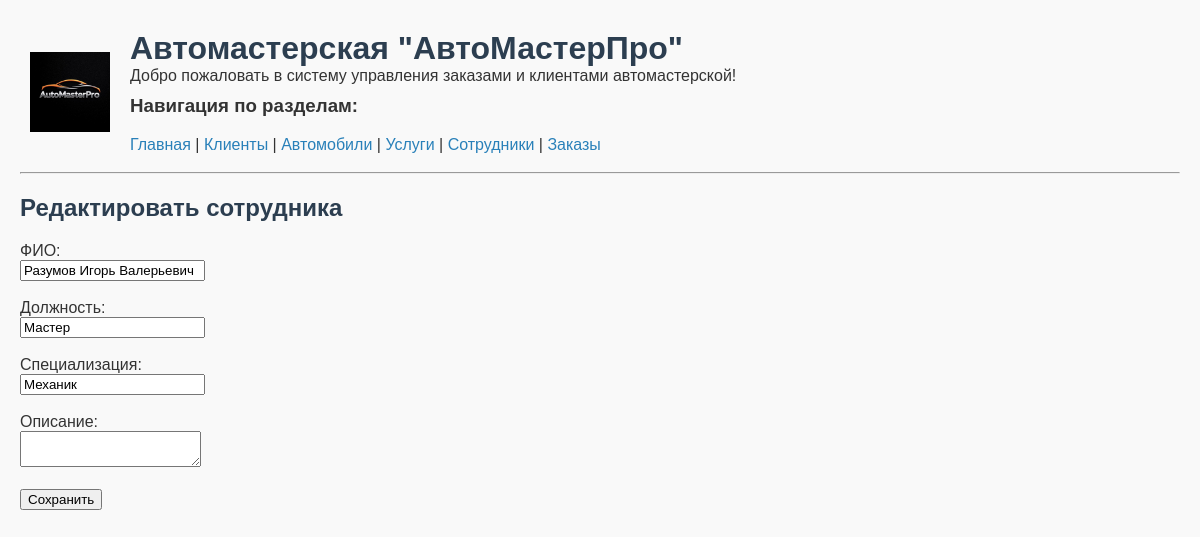
Screenshot of /edit_employee/1 with the database file from the repository.
### models.py (models this page shows)
class Employee(db.Model):
    id = db.Column(db.Integer, primary_key=True)
    name = db.Column(db.String(100), nullable=False)  # ФИО сотрудника
    position = db.Column(db.String(100))  # Должность
    specialization = db.Column(db.String(100))  # Специализация
    description = db.Column(db.String(1000))  # Доп. информация

### routes.py (the view, shortened to what this page needs)
    @app.route('/edit_employee/<int:id>', methods=['GET', 'POST'])
    def edit_employee(id):
        employee = Employee.query.get_or_404(id)
        return render_template('edit_employee.html', employee=employee)

### templates/edit_employee.html (shortened to what this page needs)
{% extends "base.html" %}
{% block content %}
<h2>{{ 'Редактировать' if employee else 'Добавить' }} сотрудника</h2>
<form method="post">
    <label>ФИО:<br>
        <input type="text" name="name" value="{{ employee.name if employee else '' }}" required>
    </label><br><br>
    <label>Должность:<br>
        <input type="text" name="position" value="{{ employee.position if employee else '' }}">
    </label><br><br>
    <label>Специализация:<br>
        <input type="text" name="specialization" value="{{ employee.specialization if employee else '' }}">
    </label><br><br>
    <label>Описание:<br>
        <textarea name="description">{{ employee.description if employee else '' }}</textarea>
    </label><br><br>
    <button type="submit">Сохранить</button>
</form>
{% endblock %}

### static/styles.css (style rules this page uses)
body { font-family: Arial, sans-serif; margin: 20px; background-color: #f9f9f9; color: #333; }
h1, h2 { color: #2c3e50; }

### rows the page displays
Employee: name "Разумов Игорь Валерьевич", position "Мастер", specialization "Механик"

### other values shown
{{ 'Редактировать' if employee else 'Добавить' }} "Редактировать"
